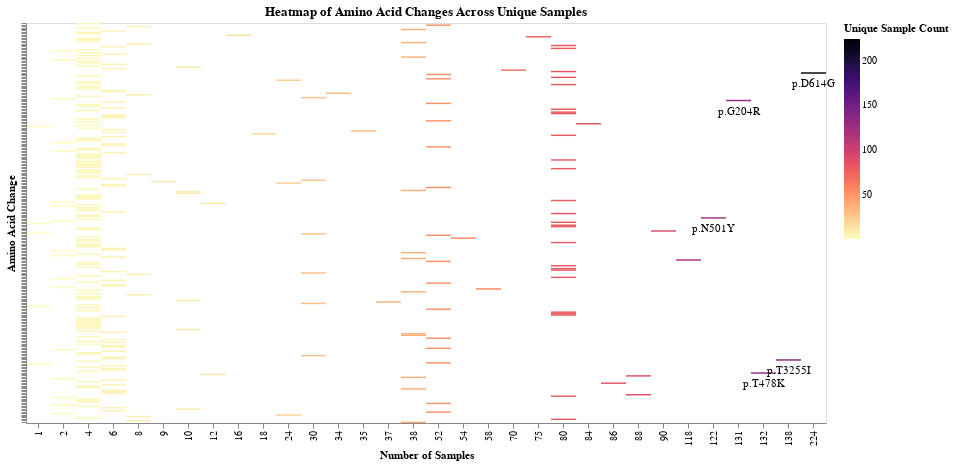

Write notebook code for a chart like this one.
### Code cell
data = pd.read_csv('../data/modified_full_variants_long_table.csv')


filtered_data = data[
    (data['FILTER'] == 'PASS') & 
    (data['REF'].isin(['A', 'T', 'C', 'G'])) &
    (data['ALT'].isin(['A', 'T', 'C', 'G'])) &
    (data['EFFECT'] == 'missense_variant') # only looks at missense mutations 
]


amino_acid_counts = filtered_data.groupby('HGVS_P_1LETTER')['SAMPLE'].nunique().reset_index()
amino_acid_counts.columns = ['HGVS_P_1LETTER', 'Unique_Sample_Count']


top_10_amino_acids = amino_acid_counts.nlargest(5, 'Unique_Sample_Count')


heatmap = alt.Chart(amino_acid_counts).mark_rect().encode(
    x=alt.X('Unique_Sample_Count:O', title='Number of Samples'),
    y=alt.Y('HGVS_P_1LETTER:N', title='Amino Acid Change', axis=alt.Axis(labels=False)),
    color=alt.Color('Unique_Sample_Count:Q', title='Unique Sample Count', scale=alt.Scale(scheme='magma', reverse=True)),
    tooltip=['HGVS_P_1LETTER', 'Unique_Sample_Count']
).properties(
    title='Heatmap of Amino Acid Changes Across Unique Samples',
    width=800,
    height=400
).interactive()


text = alt.Chart(top_10_amino_acids).mark_text(
    align='center',
    baseline='top',
    dy=5  # places txt below 
).encode(
    x=alt.X('Unique_Sample_Count:O', title='Number of Samples'),
    y=alt.Y('HGVS_P_1LETTER:N', title='Amino Acid Change'),
    text=alt.Text('HGVS_P_1LETTER:N'),
    color=alt.value('black')  
)


combined_chart = heatmap + text

combined_chart

## NOTE: To read plot cursor over p.D614D in upper rigiht corner shows this mutation is present in 224 uniqe samples in the dataset.

### Figure 1 — Vega-Lite specification as saved in the notebook (floating-point values rounded to 4 significant figures; data arrays with more than 128 entries replaced by an {"elided": "..."} marker saying what was removed)
{"config": {"view": {"continuousWidth": 300, "continuousHeight": 300}}, "layer": [{"data": {"name": "data-f40f33d643639c024ad25d2e96a9404d"}, "mark": {"type": "rect"}, "encoding": {"color": {"field": "Unique_Sample_Count", "scale": {"reverse": true, "scheme": "magma"}, "title": "Unique Sample Count", "type": "quantitative"}, "tooltip": [{"field": "HGVS_P_1LETTER", "type": "nominal"}, {"field": "Unique_Sample_Count", "type": "quantitative"}], "x": {"field": "Unique_Sample_Count", "title": "Number of Samples", "type": "ordinal"}, "y": {"axis": {"labels": false}, "field": "HGVS_P_1LETTER", "title": "Amino Acid Change", "type": "nominal"}}, "name": "view_1", "title": "Heatmap of Amino Acid Changes Across Unique Samples"}, {"data": {"name": "data-a106dab616e13004f833928d5bfb91ad"}, "mark": {"type": "text", "align": "center", "baseline": "top", "dy": 5}, "encoding": {"color": {"value": "black"}, "text": {"field": "HGVS_P_1LETTER", "type": "nominal"}, "x": {"field": "Unique_Sample_Count", "title": "Number of Samples", "type": "ordinal"}, "y": {"field": "HGVS_P_1LETTER", "title": "Amino Acid Change", "type": "nominal"}}}], "height": 400, "params": [{"name": "param_1", "select": {"type": "interval", "encodings": ["x", "y"]}, "bind": "scales", "views": ["view_1"]}], "width": 800, "$schema": "https://vega.github.io/schema/vega-lite/v5.17.0.json", "datasets": {"data-f40f33d643639c024ad25d2e96a9404d": {"elided": "276 records"}, "data-a106dab616e13004f833928d5bfb91ad": [{"HGVS_P_1LETTER": "p.D614G", "Unique_Sample_Count": 224}, {"HGVS_P_1LETTER": "p.T3255I", "Unique_Sample_Count": 138}, {"HGVS_P_1LETTER": "p.T478K", "Unique_Sample_Count": 132}, {"HGVS_P_1LETTER": "p.G204R", "Unique_Sample_Count": 131}, {"HGVS_P_1LETTER": "p.N501Y", "Unique_Sample_Count": 122}]}}
